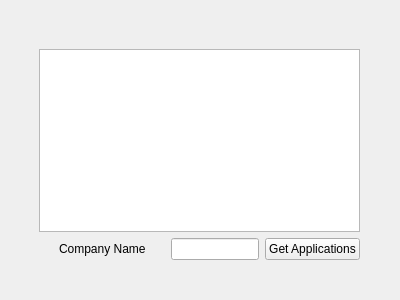
<?xml version="1.0" encoding="UTF-8"?>
<ui version="4.0">
 <class>Form</class>
 <widget class="QWidget" name="Form">
  <property name="geometry">
   <rect>
    <x>0</x>
    <y>0</y>
    <width>400</width>
    <height>300</height>
   </rect>
  </property>
  <property name="windowTitle">
   <string>Form</string>
  </property>
  <widget class="QWidget" name="verticalLayoutWidget">
   <property name="geometry">
    <rect>
     <x>39</x>
     <y>49</y>
     <width>321</width>
     <height>211</height>
    </rect>
   </property>
   <layout class="QVBoxLayout" name="verticalLayout">
    <item>
     <widget class="QTableView" name="tableView"/>
    </item>
    <item>
     <layout class="QHBoxLayout" name="horizontalLayout_2">
      <item>
       <spacer name="horizontalSpacer">
        <property name="orientation">
         <enum>Qt::Horizontal</enum>
        </property>
        <property name="sizeHint" stdset="0">
         <size>
          <width>40</width>
          <height>20</height>
         </size>
        </property>
       </spacer>
      </item>
      <item>
       <widget class="QLabel" name="label">
        <property name="text">
         <string>Company Name</string>
        </property>
       </widget>
      </item>
      <item>
       <spacer name="horizontalSpacer_3">
        <property name="orientation">
         <enum>Qt::Horizontal</enum>
        </property>
        <property name="sizeHint" stdset="0">
         <size>
          <width>40</width>
          <height>20</height>
         </size>
        </property>
       </spacer>
      </item>
      <item>
       <widget class="QLineEdit" name="lineEdit"/>
      </item>
      <item>
       <widget class="QPushButton" name="pushButton">
        <property name="sizePolicy">
         <sizepolicy hsizetype="Expanding" vsizetype="Fixed">
          <horstretch>0</horstretch>
          <verstretch>0</verstretch>
         </sizepolicy>
        </property>
        <property name="text">
         <string>Get Applications</string>
        </property>
       </widget>
      </item>
     </layout>
    </item>
   </layout>
  </widget>
 </widget>
 <resources/>
 <connections/>
</ui>
